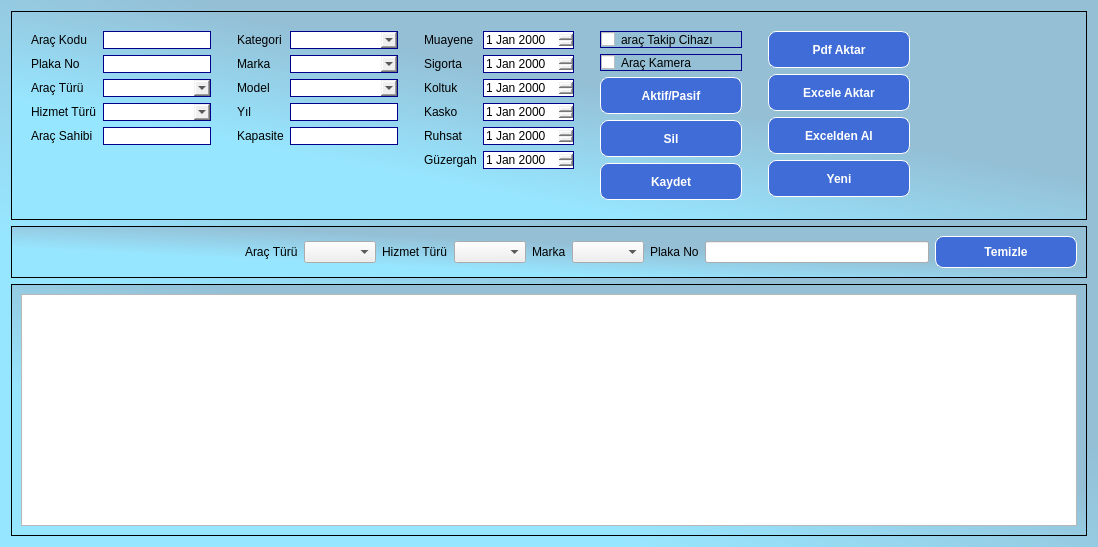
<?xml version="1.0" encoding="UTF-8"?>
<ui version="4.0">
 <class>main_form</class>
 <widget class="QWidget" name="main_form">
  <property name="geometry">
   <rect>
    <x>0</x>
    <y>0</y>
    <width>1098</width>
    <height>547</height>
   </rect>
  </property>
  <property name="windowTitle">
   <string>Form</string>
  </property>
  <property name="styleSheet">
   <string notr="true">#main_form{
background-color: qlineargradient(spread:pad, x1:0, y1:1, x2:1, y2:0, stop:0.287234 rgba(151, 230, 255, 255), stop:0.595745 rgba(148, 191, 213, 255));
}</string>
  </property>
  <layout class="QGridLayout" name="gridLayout_2">
   <item row="0" column="0">
    <widget class="QFrame" name="top_frame">
     <property name="styleSheet">
      <string notr="true">QFrame#top_frame{
background-color: qlineargradient(spread:pad, x1:0, y1:1, x2:1, y2:0, stop:0.287234 rgba(151, 230, 255, 255), stop:0.595745 rgba(148, 191, 213, 255));}
QLabel{
color: #000000;
background-color: none;
}
/* Modern gradient butonlar */
QPushButton {
 background-color: qlineargradient(spread:pad, x1:0.903, y1:0.880682, x2:0.203209, y2:0.21, stop:0.465241 rgba(41, 8, 106, 255), stop:0.59893 rgba(15, 42, 117, 255), stop:0.935829 rgba(0, 1, 37, 255));
    border: 1px solid #ffffff;
    border-radius: 6px;
    color: white;
    font-weight: bold;
    /*padding: 12px 24px;*/
    font-size: 12px;
    margin: 2px;
}

QPushButton:hover {
    background: qlineargradient(x1:0, y1:0, x2:0, y2:1,
                                stop:0 #764ba2, stop:1 #667eea);
}

QPushButton:pressed {
    background: qlineargradient(x1:0, y1:0, x2:0, y2:1,
                                stop:0 #5a67d8, stop:1 #6b46c1);
	border: 2px solid #ffffff;
	padding-top: 2px;
}

QPushButton:disabled {
    background: #cccccc;
    color: #666666;
}</string>
     </property>
     <property name="frameShape">
      <enum>QFrame::Shape::StyledPanel</enum>
     </property>
     <property name="frameShadow">
      <enum>QFrame::Shadow::Raised</enum>
     </property>
     <layout class="QHBoxLayout" name="horizontalLayout_3">
      <item>
       <layout class="QHBoxLayout" name="horizontalLayout">
        <item>
         <widget class="QFrame" name="frame">
          <property name="styleSheet">
           <string notr="true">QFrame#frame{background-color: transparent;}
QLineEdit,QComboBox,QDateEdit{
border: 1px solid darkblue;
background-color: none;}</string>
          </property>
          <property name="frameShape">
           <enum>QFrame::Shape::StyledPanel</enum>
          </property>
          <property name="frameShadow">
           <enum>QFrame::Shadow::Plain</enum>
          </property>
          <layout class="QFormLayout" name="formLayout">
           <item row="0" column="0">
            <widget class="QLabel" name="label">
             <property name="text">
              <string>Araç Kodu</string>
             </property>
            </widget>
           </item>
           <item row="0" column="1">
            <widget class="QLineEdit" name="txt_arac_kodu"/>
           </item>
           <item row="1" column="0">
            <widget class="QLabel" name="label_2">
             <property name="text">
              <string>Plaka No</string>
             </property>
            </widget>
           </item>
           <item row="1" column="1">
            <widget class="QLineEdit" name="txt_arac_plaka"/>
           </item>
           <item row="2" column="0">
            <widget class="QLabel" name="label_3">
             <property name="text">
              <string>Araç Türü</string>
             </property>
            </widget>
           </item>
           <item row="2" column="1">
            <widget class="QComboBox" name="cmb_arac_turu"/>
           </item>
           <item row="3" column="0">
            <widget class="QLabel" name="label_4">
             <property name="text">
              <string>Hizmet Türü</string>
             </property>
            </widget>
           </item>
           <item row="3" column="1">
            <widget class="QComboBox" name="cmb_hizmet_turu"/>
           </item>
           <item row="4" column="0">
            <widget class="QLabel" name="label_10">
             <property name="text">
              <string>Araç Sahibi</string>
             </property>
            </widget>
           </item>
           <item row="4" column="1">
            <widget class="QLineEdit" name="txt_arac_sahibi"/>
           </item>
          </layout>
         </widget>
        </item>
        <item>
         <widget class="QFrame" name="frame_2">
          <property name="styleSheet">
           <string notr="true">QFrame#frame_2{background-color: transparent;}
QLineEdit,QComboBox,QDateEdit{
border: 1px solid darkblue;
background-color: none;}</string>
          </property>
          <property name="frameShape">
           <enum>QFrame::Shape::StyledPanel</enum>
          </property>
          <property name="frameShadow">
           <enum>QFrame::Shadow::Plain</enum>
          </property>
          <layout class="QFormLayout" name="formLayout_2">
           <item row="0" column="0">
            <widget class="QLabel" name="label_5">
             <property name="text">
              <string>Kategori</string>
             </property>
            </widget>
           </item>
           <item row="0" column="1">
            <widget class="QComboBox" name="cmb_kategori"/>
           </item>
           <item row="1" column="0">
            <widget class="QLabel" name="label_6">
             <property name="text">
              <string>Marka</string>
             </property>
            </widget>
           </item>
           <item row="1" column="1">
            <widget class="QComboBox" name="cmb_marka"/>
           </item>
           <item row="2" column="0">
            <widget class="QLabel" name="label_7">
             <property name="text">
              <string>Model</string>
             </property>
            </widget>
           </item>
           <item row="2" column="1">
            <widget class="QComboBox" name="cmb_model"/>
           </item>
           <item row="3" column="0">
            <widget class="QLabel" name="label_8">
             <property name="text">
              <string>Yıl</string>
             </property>
            </widget>
           </item>
           <item row="3" column="1">
            <widget class="QLineEdit" name="txt_yil"/>
           </item>
           <item row="4" column="0">
            <widget class="QLabel" name="label_9">
             <property name="text">
              <string>Kapasite</string>
             </property>
            </widget>
           </item>
           <item row="4" column="1">
            <widget class="QLineEdit" name="txt_kapasite"/>
           </item>
          </layout>
         </widget>
        </item>
        <item>
         <widget class="QFrame" name="frame_3">
          <property name="styleSheet">
           <string notr="true">QFrame#frame_3{background-color: transparent;}
QLineEdit,QComboBox,QDateEdit{
border: 1px solid darkblue;
background-color: none;}</string>
          </property>
          <property name="frameShape">
           <enum>QFrame::Shape::StyledPanel</enum>
          </property>
          <property name="frameShadow">
           <enum>QFrame::Shadow::Plain</enum>
          </property>
          <layout class="QFormLayout" name="formLayout_3">
           <item row="0" column="0">
            <widget class="QLabel" name="label_19">
             <property name="text">
              <string>Muayene</string>
             </property>
            </widget>
           </item>
           <item row="0" column="1">
            <widget class="QDateEdit" name="date_muayene"/>
           </item>
           <item row="1" column="0">
            <widget class="QLabel" name="label_20">
             <property name="text">
              <string>Sigorta</string>
             </property>
            </widget>
           </item>
           <item row="1" column="1">
            <widget class="QDateEdit" name="date_sigorta"/>
           </item>
           <item row="2" column="0">
            <widget class="QLabel" name="label_21">
             <property name="text">
              <string>Koltuk</string>
             </property>
            </widget>
           </item>
           <item row="2" column="1">
            <widget class="QDateEdit" name="date_koltuk"/>
           </item>
           <item row="3" column="0">
            <widget class="QLabel" name="label_22">
             <property name="text">
              <string>Kasko</string>
             </property>
            </widget>
           </item>
           <item row="3" column="1">
            <widget class="QDateEdit" name="date_kasko"/>
           </item>
           <item row="4" column="0">
            <widget class="QLabel" name="label_23">
             <property name="text">
              <string>Ruhsat</string>
             </property>
            </widget>
           </item>
           <item row="4" column="1">
            <widget class="QDateEdit" name="date_calisma_ruhsati"/>
           </item>
           <item row="5" column="0">
            <widget class="QLabel" name="label_24">
             <property name="text">
              <string>Güzergah</string>
             </property>
            </widget>
           </item>
           <item row="5" column="1">
            <widget class="QDateEdit" name="date_guzergah_izin"/>
           </item>
          </layout>
         </widget>
        </item>
        <item>
         <widget class="QFrame" name="frame_4">
          <property name="styleSheet">
           <string notr="true">QFrame#frame_4{background-color: transparent;}
QLineEdit,QComboBox,QDateEdit,QCheckBox{
border: 1px solid darkblue;
background-color: none;}
QPushButton {
 background-color: #3f6cd6;
    border: 1px solid #ffffff;
    border-radius: 8px;
    color: white;
    font-weight: bold;
    /*padding: 12px 24px;*/
    font-size: 12px;
    margin: 0px;
	min-height:35px;
min-width:140px;
}

QPushButton:hover {
    background: qlineargradient(x1:0, y1:0, x2:0, y2:1,
                                stop:0 #8b8f90, stop:1 #d1d1d3);
border:2px solid #ffffff;

}

QPushButton:pressed {
    background: qlineargradient(x1:0, y1:0, x2:0, y2:1,
                                stop:0 #5a67d8, stop:1 #6b46c1);
	border: 2px solid #ffffff;
	padding-top: 5px;
   margin: 3px;
}

QPushButton:disabled {
    background: #cccccc;
    color: #666666;}</string>
          </property>
          <property name="frameShape">
           <enum>QFrame::Shape::StyledPanel</enum>
          </property>
          <property name="frameShadow">
           <enum>QFrame::Shadow::Raised</enum>
          </property>
          <layout class="QVBoxLayout" name="verticalLayout">
           <item>
            <widget class="QCheckBox" name="chk_arac_takip">
             <property name="text">
              <string>araç Takip Cihazı</string>
             </property>
            </widget>
           </item>
           <item>
            <widget class="QCheckBox" name="chk_arac_cam">
             <property name="text">
              <string>Araç Kamera</string>
             </property>
            </widget>
           </item>
           <item>
            <widget class="QPushButton" name="btn_aktifpasif">
             <property name="text">
              <string>Aktif/Pasif</string>
             </property>
            </widget>
           </item>
           <item>
            <widget class="QPushButton" name="btn_sil">
             <property name="text">
              <string>Sil</string>
             </property>
            </widget>
           </item>
           <item>
            <widget class="QPushButton" name="btn_kaydet">
             <property name="text">
              <string>Kaydet</string>
             </property>
            </widget>
           </item>
          </layout>
         </widget>
        </item>
        <item>
         <widget class="QFrame" name="frame_5">
          <property name="styleSheet">
           <string notr="true">QFrame#frame_5{background-color: transparent;}
QLineEdit,QComboBox,QDateEdit,QCheckBox{
border: 1px solid darkblue;
background-color: none;}
QPushButton {
 background-color: #3f6cd6;
    border: 1px solid #ffffff;
    border-radius: 8px;
    color: white;
    font-weight: bold;
    /*padding: 12px 24px;*/
    font-size: 12px;
    margin: 0px;
	min-height:35px;
min-width:140px;
}

QPushButton:hover {
    background: qlineargradient(x1:0, y1:0, x2:0, y2:1,
                                stop:0 #8b8f90, stop:1 #d1d1d3);
border:2px solid #ffffff;

}

QPushButton:pressed {
    background: qlineargradient(x1:0, y1:0, x2:0, y2:1,
                                stop:0 #5a67d8, stop:1 #6b46c1);
	border: 2px solid #ffffff;
	padding-top: 5px;
   margin: 3px;
}

QPushButton:disabled {
    background: #cccccc;
    color: #666666;}</string>
          </property>
          <property name="frameShape">
           <enum>QFrame::Shape::StyledPanel</enum>
          </property>
          <property name="frameShadow">
           <enum>QFrame::Shadow::Raised</enum>
          </property>
          <layout class="QVBoxLayout" name="verticalLayout_2">
           <item>
            <widget class="QPushButton" name="btn_pdfye_aktar">
             <property name="text">
              <string>Pdf Aktar</string>
             </property>
            </widget>
           </item>
           <item>
            <widget class="QPushButton" name="btn_excele_aktar">
             <property name="text">
              <string>Excele Aktar</string>
             </property>
            </widget>
           </item>
           <item>
            <widget class="QPushButton" name="btn_excel_yukle">
             <property name="text">
              <string>Excelden Al</string>
             </property>
            </widget>
           </item>
           <item>
            <widget class="QPushButton" name="btn_yeni">
             <property name="text">
              <string>Yeni</string>
             </property>
            </widget>
           </item>
          </layout>
         </widget>
        </item>
       </layout>
      </item>
      <item>
       <spacer name="horizontalSpacer">
        <property name="orientation">
         <enum>Qt::Orientation::Horizontal</enum>
        </property>
        <property name="sizeHint" stdset="0">
         <size>
          <width>40</width>
          <height>20</height>
         </size>
        </property>
       </spacer>
      </item>
     </layout>
    </widget>
   </item>
   <item row="1" column="0">
    <widget class="QFrame" name="mittle_frame">
     <property name="styleSheet">
      <string notr="true">QFrame{background-color: qlineargradient(spread:pad, x1:0, y1:1, x2:1, y2:0, stop:0.287234 rgba(151, 230, 255, 255), stop:0.595745 rgba(148, 191, 213, 255));}
QPushButton {
 background-color: #3f6cd6;
    border: 1px solid #ffffff;
    border-radius: 8px;
    color: white;
    font-weight: bold;
    /*padding: 12px 24px;*/
    font-size: 12px;
    margin: 0px;
	min-height:30px;
min-width:140px;
}
QLabel{background-color: none;}
QPushButton:hover {
    background: qlineargradient(x1:0, y1:0, x2:0, y2:1,
                                stop:0 #8b8f90, stop:1 #d1d1d3);
border:2px solid #ffffff;

}

QPushButton:pressed {
    background: qlineargradient(x1:0, y1:0, x2:0, y2:1,
                                stop:0 #5a67d8, stop:1 #6b46c1);
	border: 2px solid #ffffff;
	padding-top: 5px;
   margin: 3px;
}

QPushButton:disabled {
    background: #cccccc;
    color: #666666;
}</string>
     </property>
     <property name="frameShape">
      <enum>QFrame::Shape::StyledPanel</enum>
     </property>
     <property name="frameShadow">
      <enum>QFrame::Shadow::Raised</enum>
     </property>
     <layout class="QHBoxLayout" name="horizontalLayout_2">
      <item>
       <spacer name="horizontalSpacer_2">
        <property name="orientation">
         <enum>Qt::Orientation::Horizontal</enum>
        </property>
        <property name="sizeHint" stdset="0">
         <size>
          <width>40</width>
          <height>20</height>
         </size>
        </property>
       </spacer>
      </item>
      <item>
       <widget class="QLabel" name="label_25">
        <property name="text">
         <string>Araç Türü</string>
        </property>
       </widget>
      </item>
      <item>
       <widget class="QComboBox" name="cmb_arac_turu_f"/>
      </item>
      <item>
       <widget class="QLabel" name="label_26">
        <property name="text">
         <string>Hizmet Türü</string>
        </property>
       </widget>
      </item>
      <item>
       <widget class="QComboBox" name="cmb_hizmet_turu_f"/>
      </item>
      <item>
       <widget class="QLabel" name="label_27">
        <property name="text">
         <string>Marka</string>
        </property>
       </widget>
      </item>
      <item>
       <widget class="QComboBox" name="cmb_marka_f"/>
      </item>
      <item>
       <widget class="QLabel" name="label_28">
        <property name="text">
         <string>Plaka No</string>
        </property>
       </widget>
      </item>
      <item>
       <widget class="QLineEdit" name="txt_plaka_f"/>
      </item>
      <item>
       <widget class="QPushButton" name="btn_temizle_f">
        <property name="text">
         <string>Temizle</string>
        </property>
       </widget>
      </item>
     </layout>
    </widget>
   </item>
   <item row="2" column="0">
    <widget class="QFrame" name="bottom_frame">
     <property name="styleSheet">
      <string notr="true">QFrame#bottom_frame{
background-color: qlineargradient(spread:pad, x1:0, y1:1, x2:1, y2:0, stop:0.287234 rgba(151, 230, 255, 255), stop:0.595745 rgba(148, 191, 213, 255));
}</string>
     </property>
     <property name="frameShape">
      <enum>QFrame::Shape::StyledPanel</enum>
     </property>
     <property name="frameShadow">
      <enum>QFrame::Shadow::Raised</enum>
     </property>
     <layout class="QGridLayout" name="gridLayout">
      <item row="0" column="0">
       <widget class="QTableWidget" name="tableView"/>
      </item>
     </layout>
    </widget>
   </item>
  </layout>
 </widget>
 <resources/>
 <connections/>
</ui>
